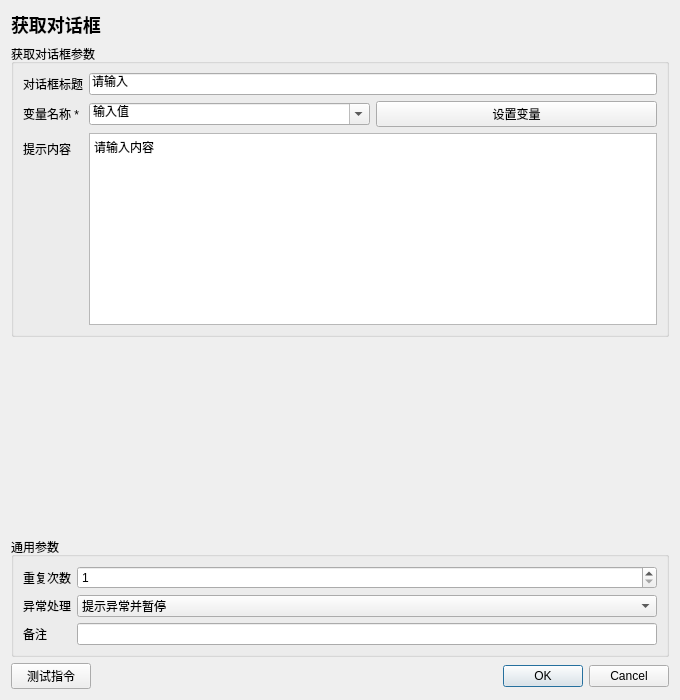
<?xml version="1.0" encoding="UTF-8"?>
<ui version="4.0"><class>InstructionEditor</class><widget class="QDialog" name="InstructionEditor">
<property name="geometry"><rect><x>0</x><y>0</y><width>680</width><height>700</height></rect></property><property name="minimumSize"><size><width>560</width><height>480</height></size></property><property name="windowTitle"><string>获取对话框</string></property>
<layout class="QVBoxLayout" name="rootLayout">
<item><widget class="QLabel" name="titleLabel"><property name="text"><string>获取对话框</string></property><property name="styleSheet"><string>font-size: 18px; font-weight: 600;</string></property></widget></item>
<item><widget class="QGroupBox" name="parameterGroupBox"><property name="title"><string>获取对话框参数</string></property><layout class="QFormLayout" name="parameterFormLayout"><item row="0" column="0"><widget class="QLabel" name="parameterLabel_0"><property name="text"><string>对话框标题</string></property></widget></item><item row="0" column="1"><widget class="QLineEdit" name="parameter_0"><property name="text"><string>请输入</string></property></widget></item>
<item row="1" column="0"><widget class="QLabel" name="parameterLabel_1"><property name="text"><string>变量名称 *</string></property></widget></item><item row="1" column="1"><widget class="QWidget" name="parameterContainer_1" native="true"><layout class="QHBoxLayout" name="parameterLayout_1"><property name="leftMargin"><number>0</number></property><property name="topMargin"><number>0</number></property><property name="rightMargin"><number>0</number></property><property name="bottomMargin"><number>0</number></property><item><widget class="QComboBox" name="parameter_1"><property name="editable"><bool>true</bool></property><item><property name="text"><string>输入值</string></property></item></widget></item><item><widget class="QPushButton" name="auxiliary_1"><property name="text"><string>设置变量</string></property></widget></item></layout></widget></item>
<item row="2" column="0"><widget class="QLabel" name="parameterLabel_2"><property name="text"><string>提示内容</string></property></widget></item><item row="2" column="1"><widget class="QPlainTextEdit" name="parameter_2"><property name="minimumSize"><size><width>0</width><height>80</height></size></property><property name="plainText"><string>请输入内容</string></property></widget></item></layout></widget></item>
<item><spacer name="verticalSpacer"><property name="orientation"><enum>Qt::Vertical</enum></property><property name="sizeHint" stdset="0"><size><width>20</width><height>20</height></size></property></spacer></item>
<item><widget class="QGroupBox" name="commonGroupBox"><property name="title"><string>通用参数</string></property><layout class="QFormLayout" name="commonFormLayout">
<item row="0" column="0"><widget class="QLabel" name="repeatLabel"><property name="text"><string>重复次数</string></property></widget></item><item row="0" column="1"><widget class="QSpinBox" name="repeatSpinBox"><property name="minimum"><number>1</number></property><property name="maximum"><number>999999</number></property><property name="value"><number>1</number></property></widget></item>
<item row="1" column="0"><widget class="QLabel" name="errorPolicyLabel"><property name="text"><string>异常处理</string></property></widget></item><item row="1" column="1"><widget class="QComboBox" name="errorPolicyComboBox"><item><property name="text"><string>自动跳过</string></property></item><item><property name="text"><string>提示异常并暂停</string></property></item><item><property name="text"><string>提示异常并停止</string></property></item><property name="currentIndex"><number>1</number></property></widget></item>
<item row="2" column="0"><widget class="QLabel" name="noteLabel"><property name="text"><string>备注</string></property></widget></item><item row="2" column="1"><widget class="QLineEdit" name="noteEdit"/></item>
</layout></widget></item>
<item><layout class="QHBoxLayout" name="footerLayout"><item><widget class="QPushButton" name="testButton"><property name="text"><string>测试指令</string></property></widget></item><item><spacer name="footerSpacer"><property name="orientation"><enum>Qt::Horizontal</enum></property><property name="sizeHint" stdset="0"><size><width>40</width><height>20</height></size></property></spacer></item><item><widget class="QDialogButtonBox" name="buttonBox"><property name="standardButtons"><set>QDialogButtonBox::Cancel|QDialogButtonBox::Ok</set></property></widget></item></layout></item>
</layout></widget><resources/><connections/></ui>
